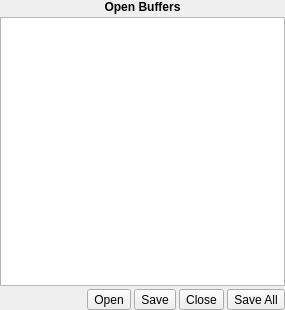
<?xml version="1.0" encoding="UTF-8"?>
<ui version="4.0">
 <class>OpenBuffersWidget</class>
 <widget class="QWidget" name="OpenBuffersWidget">
  <property name="geometry">
   <rect>
    <x>0</x>
    <y>0</y>
    <width>285</width>
    <height>310</height>
   </rect>
  </property>
  <property name="windowTitle">
   <string>Form</string>
  </property>
  <layout class="QVBoxLayout" name="verticalLayout">
   <property name="spacing">
    <number>3</number>
   </property>
   <property name="margin">
    <number>0</number>
   </property>
   <item>
    <widget class="QLabel" name="label">
     <property name="sizePolicy">
      <sizepolicy hsizetype="Preferred" vsizetype="Fixed">
       <horstretch>0</horstretch>
       <verstretch>0</verstretch>
      </sizepolicy>
     </property>
     <property name="font">
      <font>
       <weight>75</weight>
       <bold>true</bold>
      </font>
     </property>
     <property name="text">
      <string>Open Buffers</string>
     </property>
     <property name="alignment">
      <set>Qt::AlignCenter</set>
     </property>
    </widget>
   </item>
   <item>
    <widget class="OpenBuffersListWidget" name="lstBuffers"/>
   </item>
   <item>
    <layout class="QHBoxLayout" name="horizontalLayout">
     <item>
      <spacer name="horizontalSpacer">
       <property name="orientation">
        <enum>Qt::Horizontal</enum>
       </property>
       <property name="sizeHint" stdset="0">
        <size>
         <width>40</width>
         <height>20</height>
        </size>
       </property>
      </spacer>
     </item>
     <item>
      <widget class="QToolButton" name="btnOpen">
       <property name="text">
        <string>Open</string>
       </property>
      </widget>
     </item>
     <item>
      <widget class="QToolButton" name="btnSave">
       <property name="text">
        <string>Save</string>
       </property>
      </widget>
     </item>
     <item>
      <widget class="QToolButton" name="btnClose">
       <property name="text">
        <string>Close</string>
       </property>
      </widget>
     </item>
     <item>
      <widget class="QToolButton" name="btnSaveAll">
       <property name="text">
        <string>Save All</string>
       </property>
      </widget>
     </item>
    </layout>
   </item>
  </layout>
 </widget>
 <customwidgets>
  <customwidget>
   <class>OpenBuffersListWidget</class>
   <extends>QListWidget</extends>
   <header>openbufferslistwidget.h</header>
  </customwidget>
 </customwidgets>
 <resources/>
 <connections/>
</ui>
